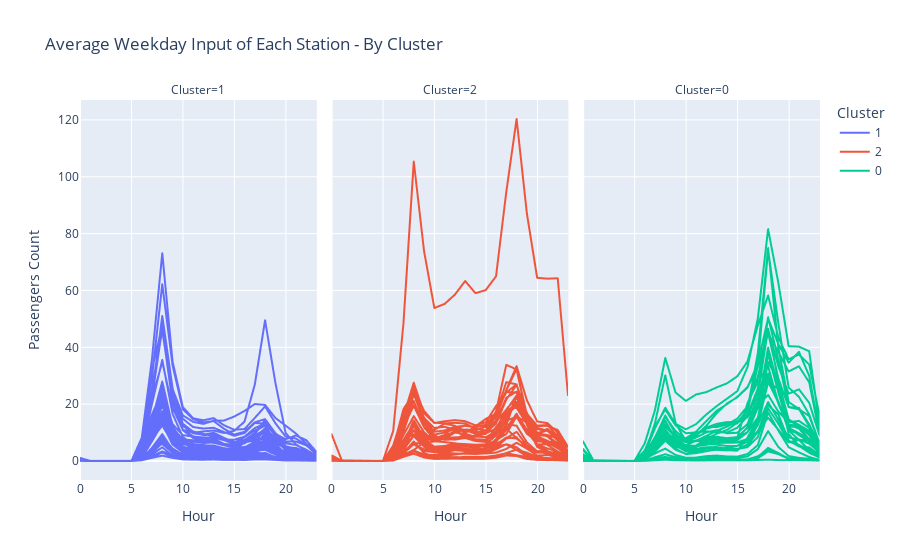

The cell this chart's notebook holds for it:
### Code cell
df_weekday = df[df['weekday'] == 1].groupby(['hour','origin'])['passenger_cnt'].agg('mean').reset_index()

# Comment this line to plot all stations
label_mapper = {k: l for k, l in zip(origin_mapper.keys(), kmeans.labels_)}
df_weekday['Cluster'] = df_weekday['origin'].apply(lambda x : label_mapper[x])

fig = px.line(df_weekday, x="hour", y="passenger_cnt", 
              color='Cluster', line_group="origin", facet_col="Cluster",
              title='Average Weekday Input of Each Station - By Cluster',
              labels={
                        "passenger_cnt": "Passengers Count",
                        "hour": "Hour",
                    },)
fig.show()
